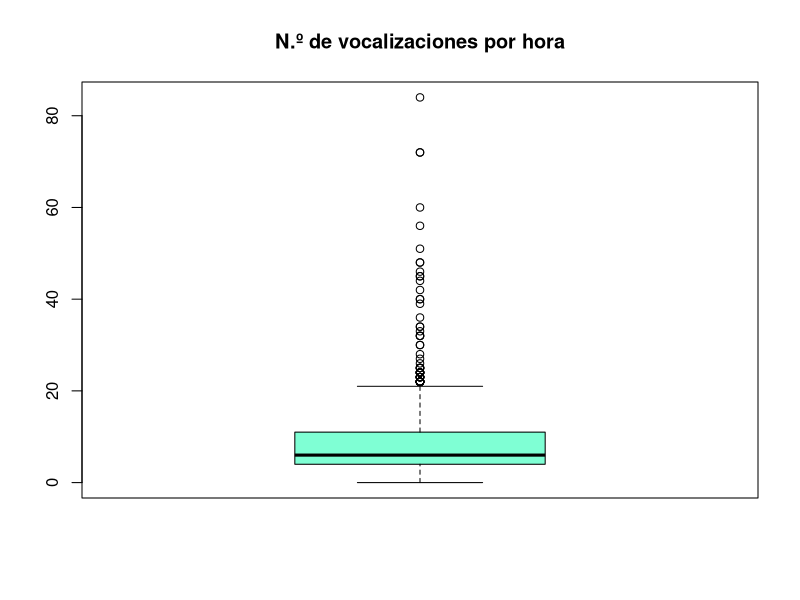
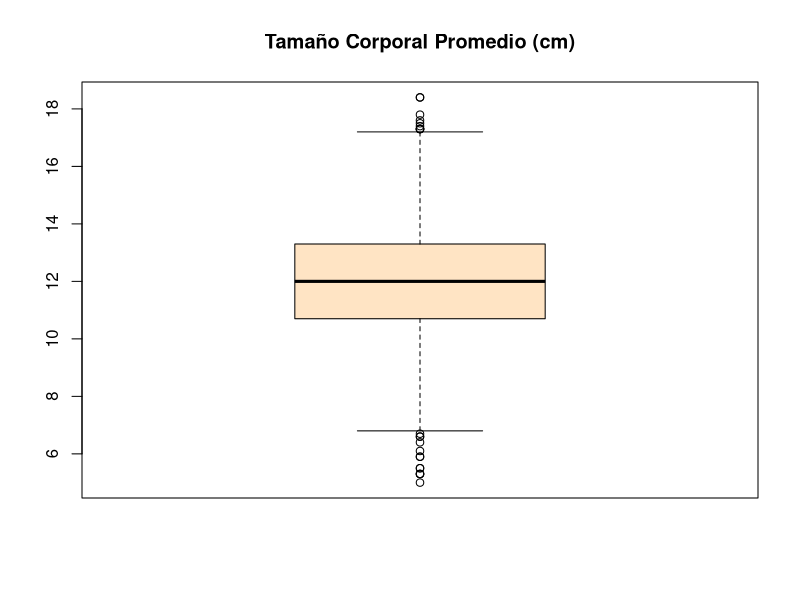
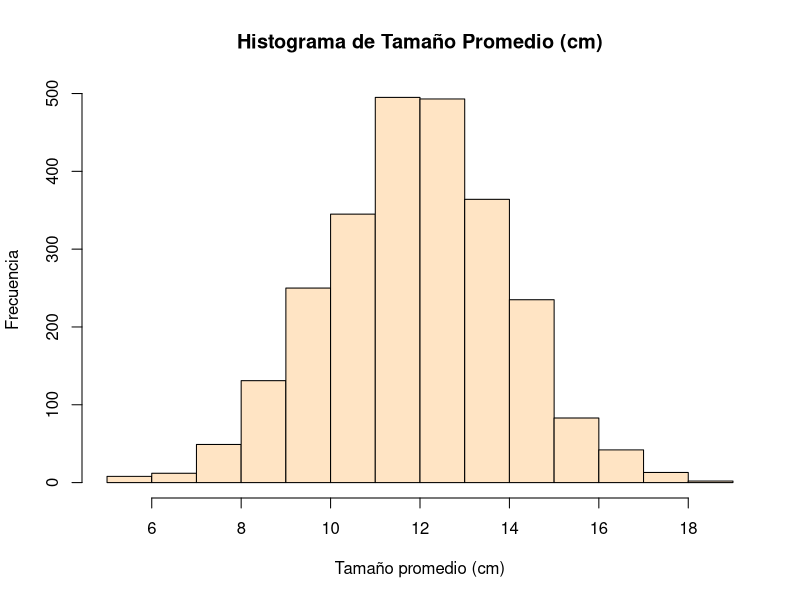
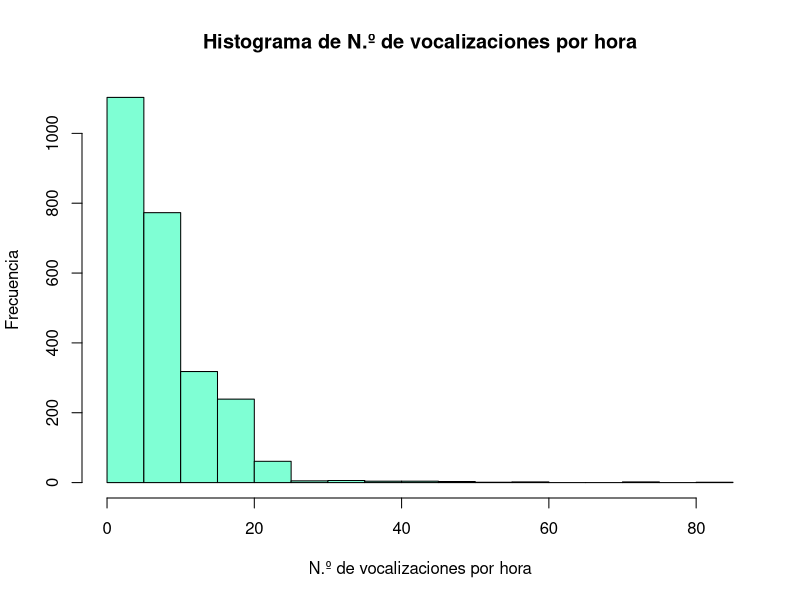
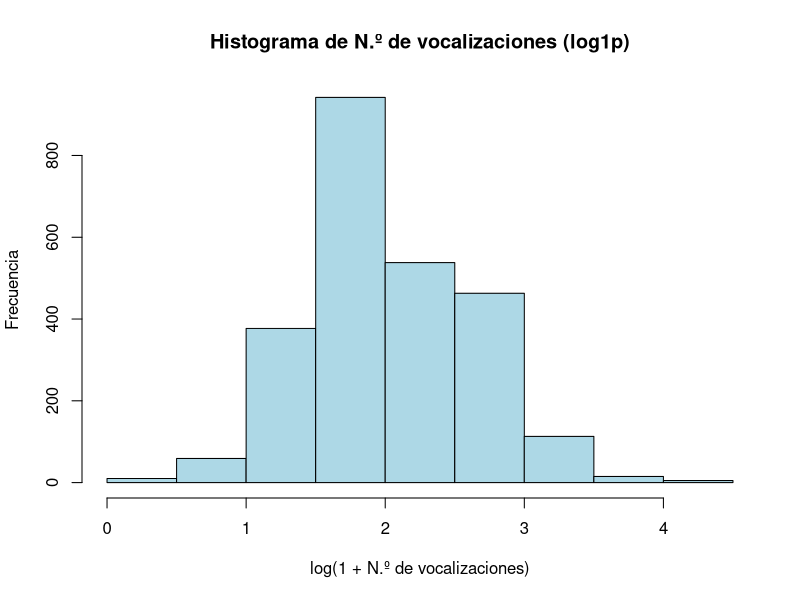
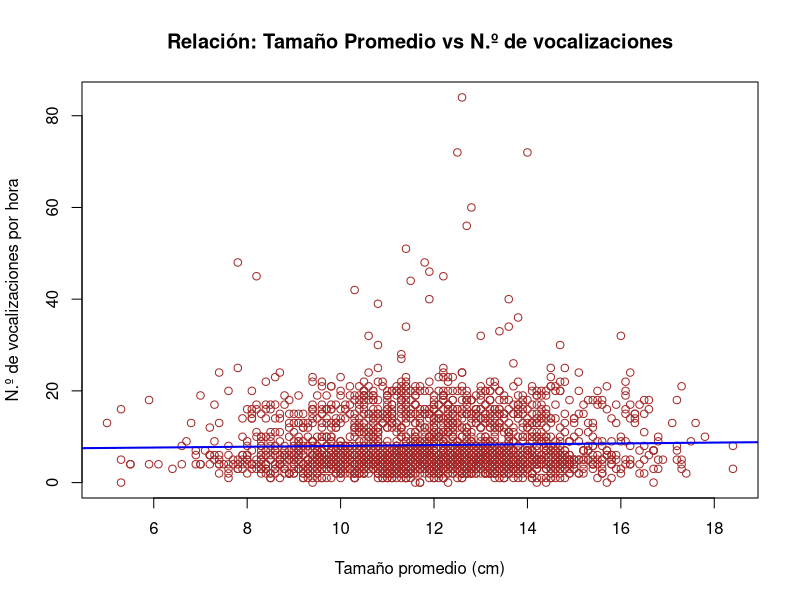
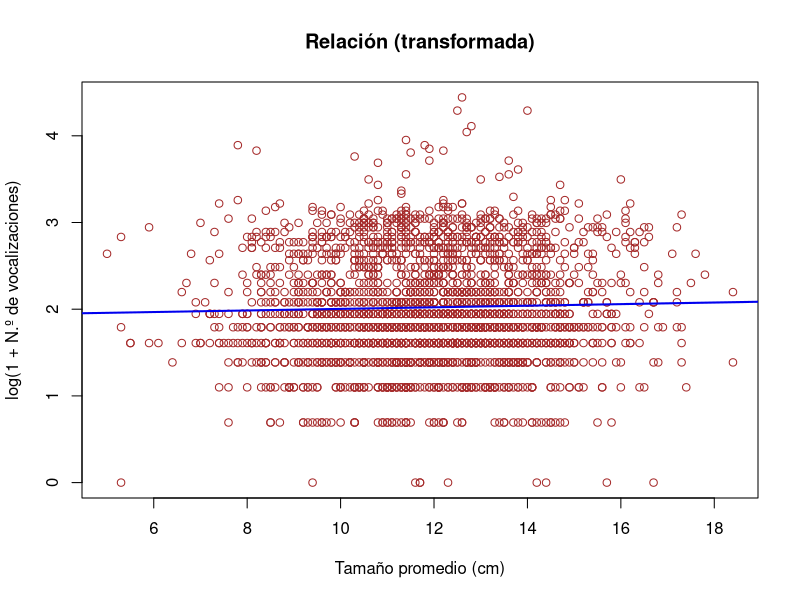
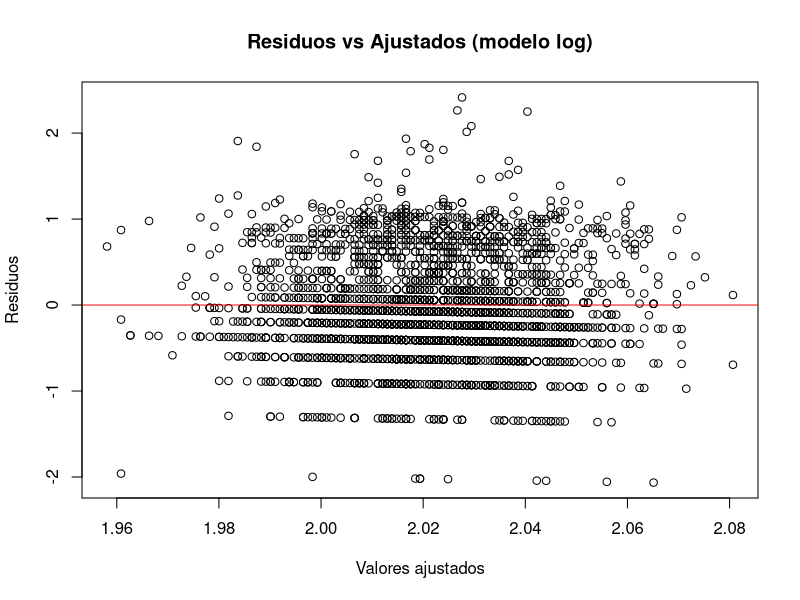

Here is the R script that generated these plots, in order:
# Cargar CSV
AVES_COSTA <- read.csv("AVES_COSTA.csv")

# Chequeo opcional de columnas
stopifnot(all(c("tamano_promedio_cm","numero_vocalizaciones") %in% names(AVES_COSTA)))

# Variable transformada (log1p = log(1 + x))
AVES_COSTA$log_vocalizaciones <- log1p(AVES_COSTA$numero_vocalizaciones)

# Estadísticos descriptivos
summary(AVES_COSTA$tamano_promedio_cm)
summary(AVES_COSTA$numero_vocalizaciones)
sd(AVES_COSTA$tamano_promedio_cm)
sd(AVES_COSTA$numero_vocalizaciones)

# Boxplots
boxplot(AVES_COSTA$numero_vocalizaciones,
        main = "N.º de vocalizaciones por hora", col = "aquamarine")
boxplot(AVES_COSTA$tamano_promedio_cm,
        main = "Tamaño Corporal Promedio (cm)", col = "bisque")

# Histogramas
hist(AVES_COSTA$tamano_promedio_cm,
     main = "Histograma de Tamaño Promedio (cm)",
     xlab = "Tamaño promedio (cm)", ylab = "Frecuencia",
     col = "bisque")
hist(AVES_COSTA$numero_vocalizaciones,
     main = "Histograma de N.º de vocalizaciones por hora",
     xlab = "N.º de vocalizaciones por hora", ylab = "Frecuencia",
     col = "aquamarine")
hist(AVES_COSTA$log_vocalizaciones,
     main = "Histograma de N.º de vocalizaciones (log1p)",
     xlab = "log(1 + N.º de vocalizaciones)",
     ylab = "Frecuencia",
     col = "lightblue", border = "black")

# Modelos lineales
modelo_original <- lm(numero_vocalizaciones ~ tamano_promedio_cm, data = AVES_COSTA)
modelo_log      <- lm(log_vocalizaciones ~ tamano_promedio_cm, data = AVES_COSTA)

# Dispersión + recta (original)
plot(x = AVES_COSTA$tamano_promedio_cm,
     y = AVES_COSTA$numero_vocalizaciones,
     xlab = "Tamaño promedio (cm)",
     ylab = "N.º de vocalizaciones por hora",
     main = "Relación: Tamaño Promedio vs N.º de vocalizaciones",
     pch = 1, col = "brown")
abline(modelo_original, col = "blue2", lwd = 2)
summary(modelo_original)

# Dispersión + recta (log)
plot(x = AVES_COSTA$tamano_promedio_cm,
     y = AVES_COSTA$log_vocalizaciones,
     xlab = "Tamaño promedio (cm)",
     ylab = "log(1 + N.º de vocalizaciones)",
     main = "Relación (transformada)",
     pch = 1, col = "brown")
abline(modelo_log, col = "blue2", lwd = 2)
summary(modelo_log)

# Normalidad de residuos
shapiro.test(residuals(modelo_original))
shapiro.test(residuals(modelo_log))

# Residuos vs Ajustados
plot(fitted(modelo_log), residuals(modelo_log),
     xlab = "Valores ajustados", ylab = "Residuos",
     main = "Residuos vs Ajustados (modelo log)")
abline(h = 0, col = "red")

plot(fitted(modelo_original), residuals(modelo_original),
     xlab = "Valores ajustados", ylab = "Residuos",
     main = "Residuos vs Ajustados (modelo original)")
abline(h = 0, col = "red")

